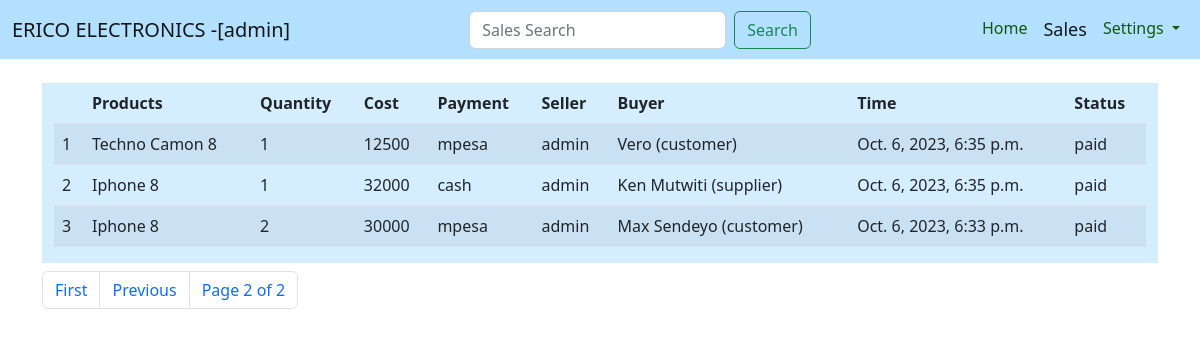
Screenshot of /sales/?page=2 (signed in) with the database file from the repository.
### website/models.py (models this page shows, shortened)
class Sale(models.Model):
    product = models.ForeignKey(Product, on_delete=models.CASCADE)
    quantity = models.IntegerField(default=1)
    priceSold = models.IntegerField()
    dateTime = models.DateTimeField(auto_now_add=True)
    paymentMethod = models.CharField(max_length=10)
    buyer = models.ForeignKey(Contact, blank=True, null=True, on_delete=models.SET_NULL)
    seller = models.ForeignKey(User, null=True, blank=True, on_delete=models.SET_NULL)
    status = models.CharField(max_length=10)

class Product(models.Model):
    name = models.CharField(max_length=200, unique=True)
    category = models.ForeignKey(Category, on_delete=models.CASCADE)
    description = models.TextField(blank=True, null=True)
    quantity = models.IntegerField()
    buyingPrice = models.IntegerField()
    sellingPrice = models.IntegerField()
    discountPrice = models.IntegerField(default=0)
    location = models.CharField(blank=True, null=True, max_length=1000)
    def __str__(self):
        return self.name

### users/models.py (models this page shows)
class Contact(models.Model):
    CATEGORY_CHOICES = [
        ("customer", "Customer"),
        ("supplier", "Supplier")
    ]
    name = models.CharField(max_length=300)
    category = models.CharField(max_length=20, choices=CATEGORY_CHOICES)
    phone = models.CharField(max_length=13, unique=True)
    description = models.TextField(null=True, blank=True)
    def __str__(self):
        return f"{self.name} ({self.category})"

### website/views.py (the view)
# urls.py: path("sales/", views.sales, name="sales-page"),
@login_required
def sales(request):
    salesDb = Sale.objects.all().order_by("-id")
    paginator = Paginator(salesDb, 10)
    sales = paginator.get_page(request.GET.get("page"))
    context = {
        "tab":"sales",
        "sales": sales
    }
    return render(request, "website/sales.html", context)

### website/templates/website/sales.html (shortened to what this page needs)
{% extends 'website/extends/structure.html' %}
{% block structure %}
{% include 'website/components/salesTable.html' %}
{% endblock structure %}

### website/templates/website/includes/navbar.html (shortened to what this page needs)
<nav class="navbar navbar-expand-lg bg-body-tertiary" style="background-color: #b4e0ff;">
    <div class="container-fluid">
        <a class="navbar-brand" href="{% url 'home-page' %}"><span class="h5">ERICO ELECTRONICS -[{{ user }}]  </span></a>
        <div class="collapse navbar-collapse" id="navbarSupportedContent">
            {% if tab == "sales" %}
            <form class="d-flex m-auto 2 form" role="search" action="{% url 'sales-page'%}" method="post">
                <input id="search" class="form-control me-2 search" value="{{ search_value }}" type="search" name="search_value" placeholder="Sales Search" aria-label="Search">
                <button class="btn btn-outline-success" type="submit">Search</button>
            </form>
            {% else %}
            <div class="m-auto"></div>
            {% endif %}
            <ul class="navbar-nav mb-2 mb-lg-0">
                <li class="nav-item">
                    <a class="nav-link {% if tab == 'home' %}active{% endif %}
                    " aria-current="page" href="{% url 'home-page' %}">Home</a>
                </li>
                <li class="nav-item">
                    <a class="nav-link {% if tab == 'sales' %}active{% endif %}
                    " aria-current="page" href="{% url 'sales-page' %}">Sales</a>
                </li>
                <li class="nav-item dropdown">
                    <a class="nav-link dropdown-toggle {% if tab == 'settings' %}active{% endif %}" href="#" role="button" data-bs-toggle="dropdown"
                        aria-expanded="false" >
                        Settings
                    </a>
                </li>
            </ul>
        </div>
    </div>
</nav>

### website/templates/website/components/salesTable.html (shortened to what this page needs)
{% if sales %}
<div class="contact row m-auto mt-4">
  <div class="col phone">
    <table class="table table table-striped table-hover table-responsive">
      <thead>
        <tr>
            <th></th>
          <th>Products</th>
          <th>Quantity</th>
          <th>Cost</th>
          <th>Payment</th>
          <th>Seller</th>
          <th>Buyer</th>
          <th>Time</th>
          <th>Status</th>
        </tr>
      </thead>
      <tbody>
        {% for sale in sales %}
        <tr>
            <td>{{ forloop.counter }}</td>
          <td>{{ sale.product }}</td>
          <td>{{ sale.quantity }}</td>
          <td>{{ sale.priceSold }}</td>
          <td>{{ sale.paymentMethod }}</td>
          <td>{{ sale.seller }}</td>
          <td>{{ sale.buyer }}</td>
          <td>{{ sale.dateTime }}</td>
          <td>{{ sale.status }}</td>
        </tr>
        {% endfor %}
      </tbody>
    </table>
  </div>
</div>
<div class="mt-2">
  <nav aria-label="Page navigation example">
      <ul class="pagination">
          {% if sales.has_previous %}
          <li class="page-item"><a class="page-link" href="?page=1">First</a></li>
          <li class="page-item"><a class="page-link" href="?page={{sales.previous_page_number}}">Previous</a></li>
          {% endif %}
        <li class="page-item"><a class="page-link" href="?page={{ sales.number }}">Page {{ sales.number }} of {{ sales.paginator.num_pages }}</a></li>
      </ul>
    </nav>
</div>
{% else %}
<div class="text-center m-4">No sales Done Yet.</div>
{% endif %}

### website/static/website/style.css (style rules this page uses)
.nav-link { color: rgb(16, 88, 16); }
.nav-link.active { font-size: large; }
.phone { background-color: #b4e0ff90; }
.search { width: 200%; }

### rows the page displays
Sale: product "Techno Camon 8", quantity "1", priceSold "12500", paymentMethod "mpesa", seller "admin", buyer "Vero (customer)", dateTime "Oct. 6, 2023, 6:35 p.m.", status "paid"
Sale: product "Iphone 8", quantity "1", priceSold "32000", paymentMethod "cash", seller "admin", buyer "Ken Mutwiti (supplier)", dateTime "Oct. 6, 2023, 6:35 p.m.", status "paid"
Sale: product "Iphone 8", quantity "2", priceSold "30000", paymentMethod "mpesa", seller "admin", buyer "Max Sendeyo (customer)", dateTime "Oct. 6, 2023, 6:33 p.m.", status "paid"

### other values shown
{{ user }} "admin"
{{ sales.number }} "2"
{{ sales.paginator.num_pages }} "2"
